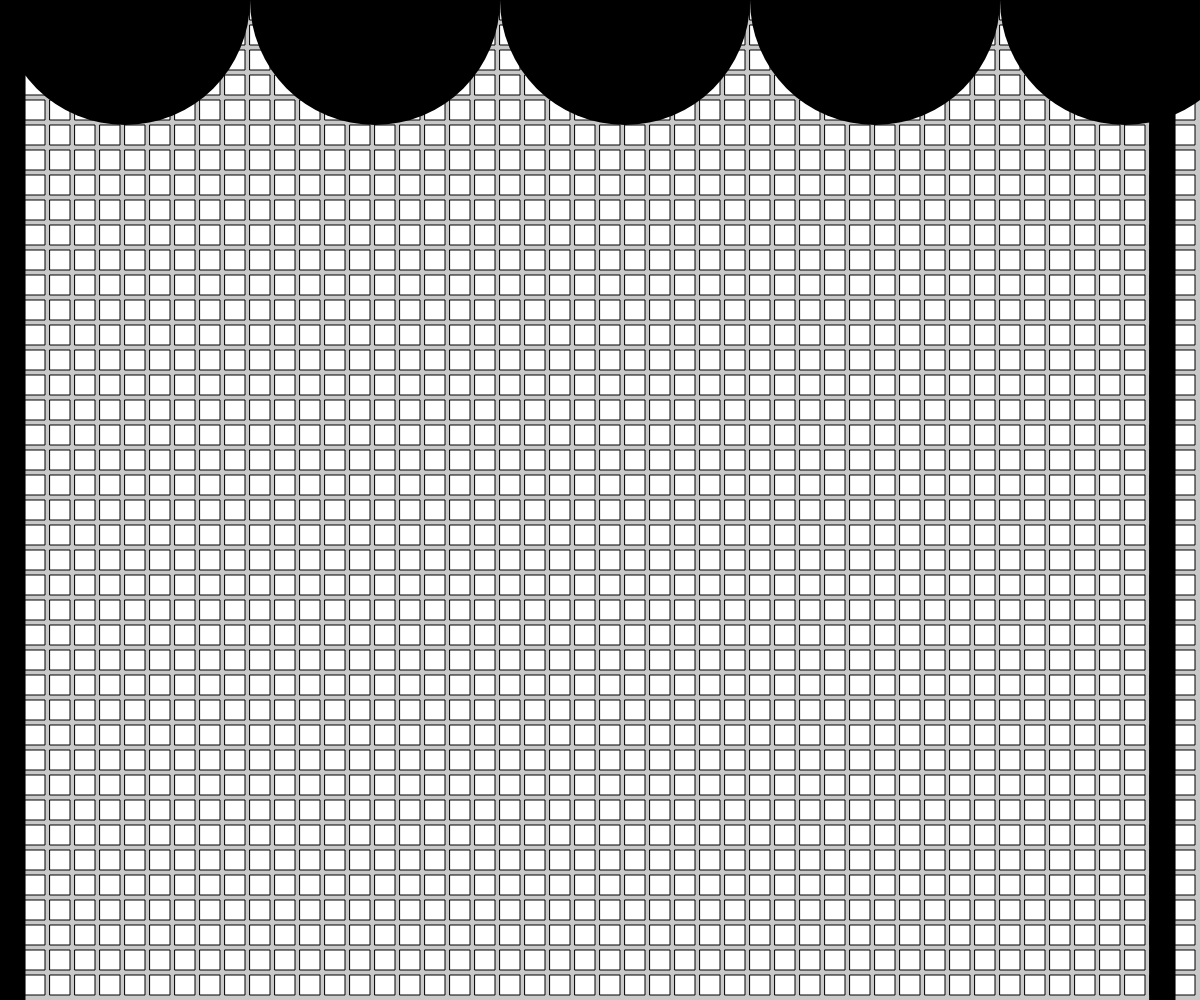
Frame 1 (no input)
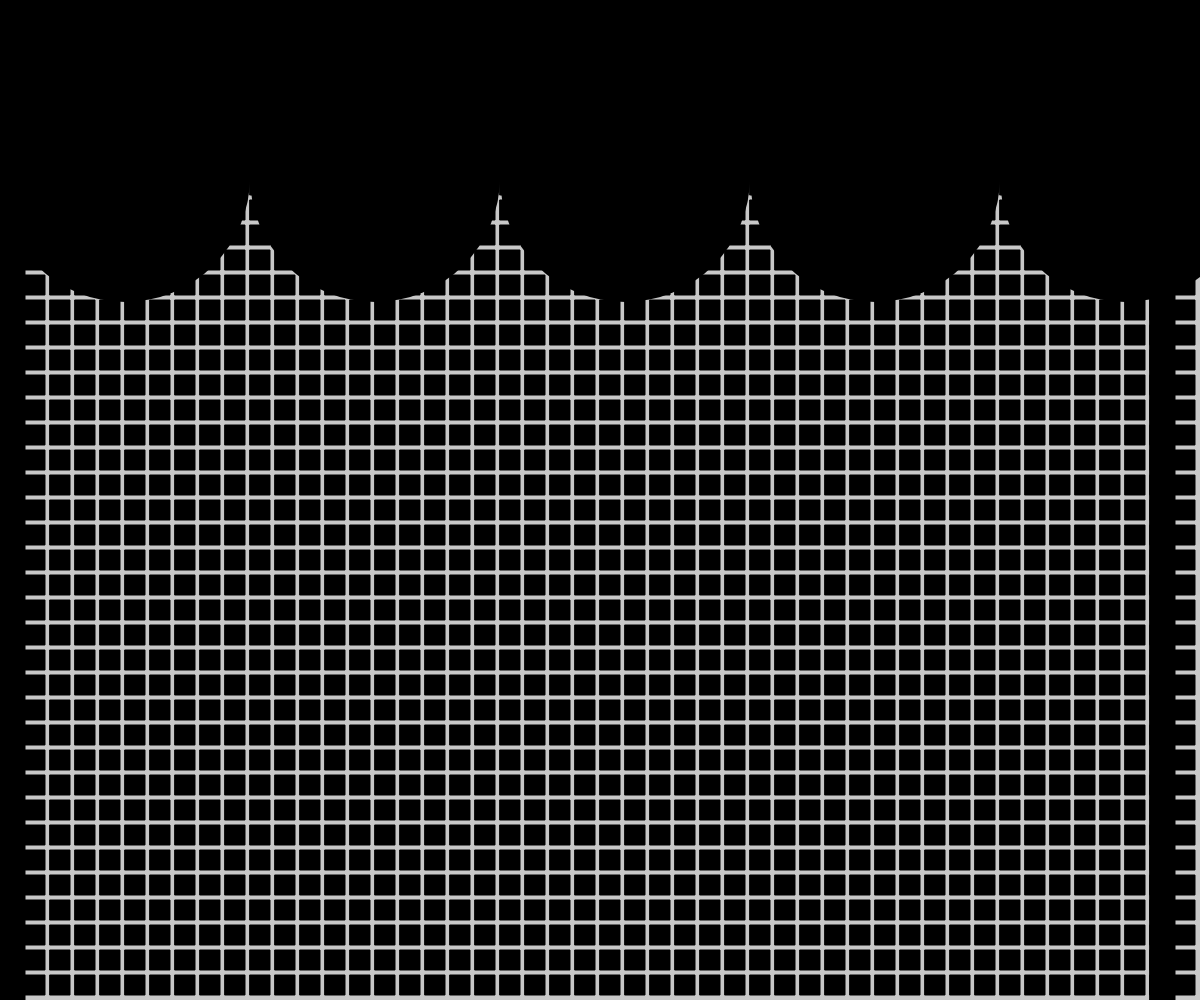
Frame 60 (no input)
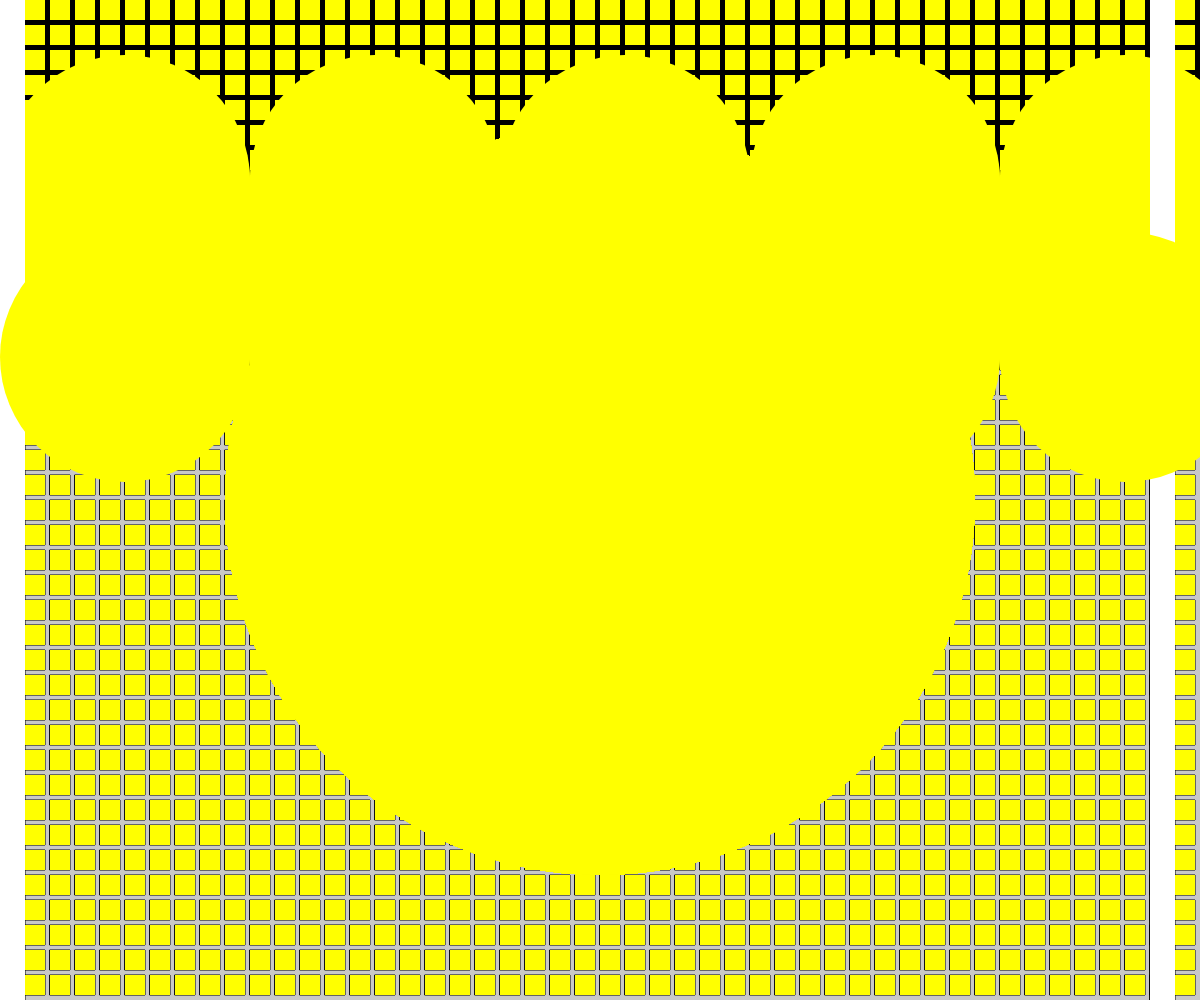
Frame 120 (the mouse pressed at the canvas centre since frame 60)

The p5.js sketch that drew these frames (run headless with seeded random() and noise() and a simulated clock; from frame 60 on, the mouse is pressed at the canvas centre):

// p5.js sketch
// ── sketch.js
// variables controllig position and speed of moving balls
let xpos = 125;
let ypos = 0;
let ballspeed = 3;

function setup(){
  createCanvas(windowWidth, windowHeight);
background(200,200,200);
}




function draw(){

//rectangle that changes color based on mouse click
for(let i=0; i < width; i = i +25){
  for(let j=0; j< height; j = j +25){
    rect(i,j,20);
  }

}
//these two create the black borders on the left and right that change to white after a left mouse click
  if(mouseIsPressed){
    fill(255,255,255);
  } else {
    fill(0,0,0);
  }
  rect(0,0,25,height);

  if(mouseIsPressed){
    fill(255,255,255);
  } else {
    fill(0,0,0);
  }
  rect(width-50,0,25,height);

//creating small circle following mouse
noStroke();
fill(mouseX,mouseY,0);
circle(mouseX,mouseY,50);
//central appearing circle when mouse hovers over it
if(dist(width/2,height/2,mouseX,mouseY) < 100){

  circle(width/2,height/2,750);
}

//moving circles top to bottom that change color based on location of mouse
//could not find out how to make circles that both moved and followed for command
circle(xpos, ypos, 250);
circle(xpos+250, ypos, 250);
circle(xpos+500, ypos, 250);
circle(xpos+750, ypos, 250);
circle(xpos+1000, ypos, 250);
circle(xpos+1250, ypos, 250);
circle(xpos+1500, ypos, 250);
circle(xpos+1750, ypos, 250);

//controls direction of ball. keeps it within the y-axis
ypos = ypos +ballspeed;

if(ypos > height){
  ballspeed = -ballspeed
}
if(ypos < 0){
  ballspeed = -ballspeed
}
//these three commands make the color of the patterned rectangles change based on arrow direction
if(keyIsPressed & keyCode === UP_ARROW){
  fill(0,0,255);
}

if(keyIsPressed & keyCode === DOWN_ARROW){
  fill(255,0,255);
}

if(keyIsPressed & keyCode === LEFT_ARROW){
  fill(150,150,150);
}





}
